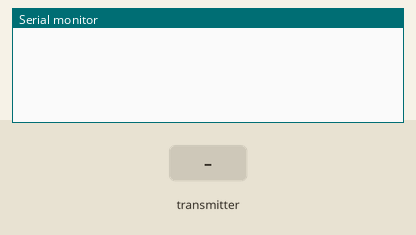
Recording of a program running on a simulated ESP8266 (NodeMCU). Parts: the last lines printed to the serial monitor. Inputs (shaded band) come from the test bench.

Above: at 1.2 s.
1.3 s: the transmitter starts sending value = 0
At 1.66 s:
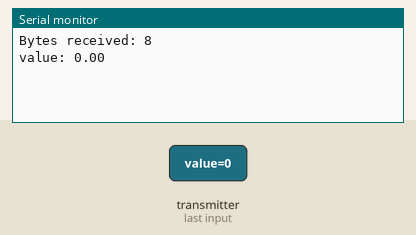
2.8 s: the transmitter starts sending value = 25
At 3.16 s:
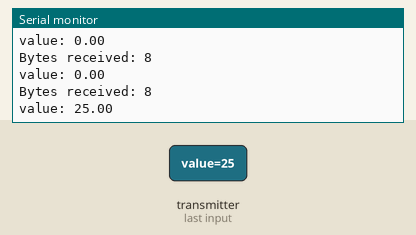

The program:

main.cpp
```cpp
#include <Arduino.h>
#include <ESP8266WiFi.h>
#include <espnow.h>

struct esp_now_message
{
  double value;
};

esp_now_message message_content;

void print_received_msg(uint8_t* mac, uint8_t* incoming_data, uint8_t len)
{
  memcpy(&message_content, incoming_data, sizeof(message_content));
  Serial.print("Bytes received: ");
  Serial.println(len);
  Serial.print("value: ");
  Serial.println(message_content.value);
}

void setup()
{
  Serial.begin(115200);

  WiFi.mode(WIFI_STA);

  if (esp_now_init() != ERR_OK)
  {
    Serial.println("Error initializing ESP-NOW");
    return;
  }

  esp_now_register_recv_cb(print_received_msg);
}

void loop() {}
```

Measured:
- after the input at 1.3 s, the serial monitor: prints a new line after 0.05 s (image 1)
- after the input at 2.8 s, the serial monitor: prints a new line after 0.05 s (image 2)
